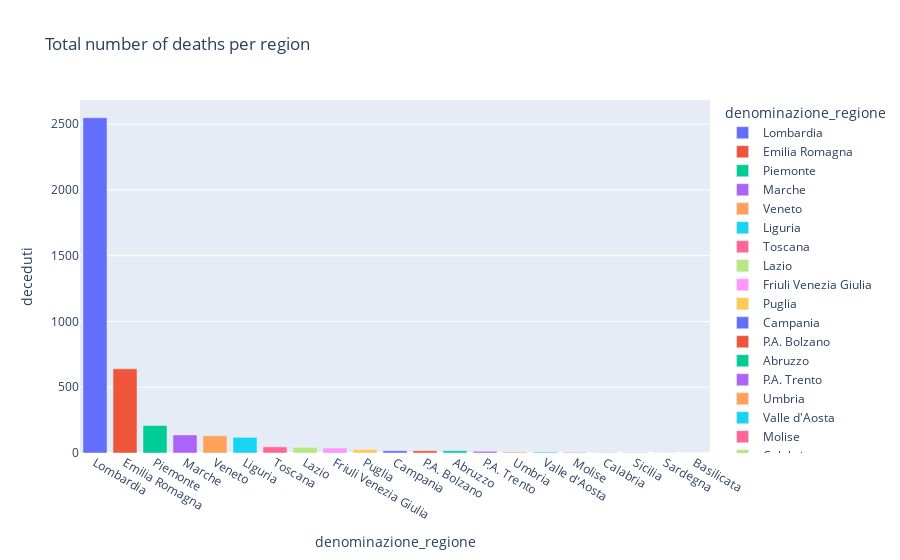

Notebook code for this chart:
### Code cell
px.bar(latest.sort_values('deceduti',ascending=False), x='denominazione_regione',y='deceduti',color='denominazione_regione',title='Total number of deaths per region')

### Figure 1 — Plotly figure (JSON) as saved in the notebook; plotly's stock layout.template omitted (floating-point values rounded to 4 significant figures)
{"data": [{"alignmentgroup": "True", "hoverlabel": {"namelength": 0}, "hovertemplate": "denominazione_regione=%{x}<br>deceduti=%{y}", "legendgroup": "Lombardia", "marker": {"color": "#636efa"}, "name": "Lombardia", "offsetgroup": "Lombardia", "orientation": "v", "showlegend": true, "textposition": "auto", "type": "bar", "x": ["Lombardia"], "xaxis": "x", "y": [2549], "yaxis": "y"}, {"alignmentgroup": "True", "hoverlabel": {"namelength": 0}, "hovertemplate": "denominazione_regione=%{x}<br>deceduti=%{y}", "legendgroup": "Emilia Romagna", "marker": {"color": "#EF553B"}, "name": "Emilia Romagna", "offsetgroup": "Emilia Romagna", "orientation": "v", "showlegend": true, "textposition": "auto", "type": "bar", "x": ["Emilia Romagna"], "xaxis": "x", "y": [640], "yaxis": "y"}, {"alignmentgroup": "True", "hoverlabel": {"namelength": 0}, "hovertemplate": "denominazione_regione=%{x}<br>deceduti=%{y}", "legendgroup": "Piemonte", "marker": {"color": "#00cc96"}, "name": "Piemonte", "offsetgroup": "Piemonte", "orientation": "v", "showlegend": true, "textposition": "auto", "type": "bar", "x": ["Piemonte"], "xaxis": "x", "y": [209], "yaxis": "y"}, {"alignmentgroup": "True", "hoverlabel": {"namelength": 0}, "hovertemplate": "denominazione_regione=%{x}<br>deceduti=%{y}", "legendgroup": "Marche", "marker": {"color": "#ab63fa"}, "name": "Marche", "offsetgroup": "Marche", "orientation": "v", "showlegend": true, "textposition": "auto", "type": "bar", "x": ["Marche"], "xaxis": "x", "y": [137], "yaxis": "y"}, {"alignmentgroup": "True", "hoverlabel": {"namelength": 0}, "hovertemplate": "denominazione_regione=%{x}<br>deceduti=%{y}", "legendgroup": "Veneto", "marker": {"color": "#FFA15A"}, "name": "Veneto", "offsetgroup": "Veneto", "orientation": "v", "showlegend": true, "textposition": "auto", "type": "bar", "x": ["Veneto"], "xaxis": "x", "y": [131], "yaxis": "y"}, {"alignmentgroup": "True", "hoverlabel": {"namelength": 0}, "hovertemplate": "denominazione_regione=%{x}<br>deceduti=%{y}", "legendgroup": "Liguria", "marker": {"color": "#19d3f3"}, "name": "Liguria", "offsetgroup": "Liguria", "orientation": "v", "showlegend": true, "textposition": "auto", "type": "bar", "x": ["Liguria"], "xaxis": "x", "y": [119], "yaxis": "y"}, {"alignmentgroup": "True", "hoverlabel": {"namelength": 0}, "hovertemplate": "denominazione_regione=%{x}<br>deceduti=%{y}", "legendgroup": "Toscana", "marker": {"color": "#FF6692"}, "name": "Toscana", "offsetgroup": "Toscana", "orientation": "v", "showlegend": true, "textposition": "auto", "type": "bar", "x": ["Toscana"], "xaxis": "x", "y": [47], "yaxis": "y"}, {"alignmentgroup": "True", "hoverlabel": {"namelength": 0}, "hovertemplate": "denominazione_regione=%{x}<br>deceduti=%{y}", "legendgroup": "Lazio", "marker": {"color": "#B6E880"}, "name": "Lazio", "offsetgroup": "Lazio", "orientation": "v", "showlegend": true, "textposition": "auto", "type": "bar", "x": ["Lazio"], "xaxis": "x", "y": [43], "yaxis": "y"}, {"alignmentgroup": "True", "hoverlabel": {"namelength": 0}, "hovertemplate": "denominazione_regione=%{x}<br>deceduti=%{y}", "legendgroup": "Friuli Venezia Giulia", "marker": {"color": "#FF97FF"}, "name": "Friuli Venezia Giulia", "offsetgroup": "Friuli Venezia Giulia", "orientation": "v", "showlegend": true, "textposition": "auto", "type": "bar", "x": ["Friuli Venezia Giulia"], "xaxis": "x", "y": [38], "yaxis": "y"}, {"alignmentgroup": "True", "hoverlabel": {"namelength": 0}, "hovertemplate": "denominazione_regione=%{x}<br>deceduti=%{y}", "legendgroup": "Puglia", "marker": {"color": "#FECB52"}, "name": "Puglia", "offsetgroup": "Puglia", "orientation": "v", "showlegend": true, "textposition": "auto", "type": "bar", "x": ["Puglia"], "xaxis": "x", "y": [26], "yaxis": "y"}, {"alignmentgroup": "True", "hoverlabel": {"namelength": 0}, "hovertemplate": "denominazione_regione=%{x}<br>deceduti=%{y}", "legendgroup": "Campania", "marker": {"color": "#636efa"}, "name": "Campania", "offsetgroup": "Campania", "orientation": "v", "showlegend": true, "textposition": "auto", "type": "bar", "x": ["Campania"], "xaxis": "x", "y": [17], "yaxis": "y"}, {"alignmentgroup": "True", "hoverlabel": {"namelength": 0}, "hovertemplate": "denominazione_regione=%{x}<br>deceduti=%{y}", "legendgroup": "P.A. Bolzano", "marker": {"color": "#EF553B"}, "name": "P.A. Bolzano", "offsetgroup": "P.A. Bolzano", "orientation": "v", "showlegend": true, "textposition": "auto", "type": "bar", "x": ["P.A. Bolzano"], "xaxis": "x", "y": [17], "yaxis": "y"}, {"alignmentgroup": "True", "hoverlabel": {"namelength": 0}, "hovertemplate": "denominazione_regione=%{x}<br>deceduti=%{y}", "legendgroup": "Abruzzo", "marker": {"color": "#00cc96"}, "name": "Abruzzo", "offsetgroup": "Abruzzo", "orientation": "v", "showlegend": true, "textposition": "auto", "type": "bar", "x": ["Abruzzo"], "xaxis": "x", "y": [17], "yaxis": "y"}, {"alignmentgroup": "True", "hoverlabel": {"namelength": 0}, "hovertemplate": "denominazione_regione=%{x}<br>deceduti=%{y}", "legendgroup": "P.A. Trento", "marker": {"color": "#ab63fa"}, "name": "P.A. Trento", "offsetgroup": "P.A. Trento", "orientation": "v", "showlegend": true, "textposition": "auto", "type": "bar", "x": ["P.A. Trento"], "xaxis": "x", "y": [13], "yaxis": "y"}, {"alignmentgroup": "True", "hoverlabel": {"namelength": 0}, "hovertemplate": "denominazione_regione=%{x}<br>deceduti=%{y}", "legendgroup": "Umbria", "marker": {"color": "#FFA15A"}, "name": "Umbria", "offsetgroup": "Umbria", "orientation": "v", "showlegend": true, "textposition": "auto", "type": "bar", "x": ["Umbria"], "xaxis": "x", "y": [7], "yaxis": "y"}, {"alignmentgroup": "True", "hoverlabel": {"namelength": 0}, "hovertemplate": "denominazione_regione=%{x}<br>deceduti=%{y}", "legendgroup": "Valle d'Aosta", "marker": {"color": "#19d3f3"}, "name": "Valle d'Aosta", "offsetgroup": "Valle d'Aosta", "orientation": "v", "showlegend": true, "textposition": "auto", "type": "bar", "x": ["Valle d'Aosta"], "xaxis": "x", "y": [7], "yaxis": "y"}, {"alignmentgroup": "True", "hoverlabel": {"namelength": 0}, "hovertemplate": "denominazione_regione=%{x}<br>deceduti=%{y}", "legendgroup": "Molise", "marker": {"color": "#FF6692"}, "name": "Molise", "offsetgroup": "Molise", "orientation": "v", "showlegend": true, "textposition": "auto", "type": "bar", "x": ["Molise"], "xaxis": "x", "y": [5], "yaxis": "y"}, {"alignmentgroup": "True", "hoverlabel": {"namelength": 0}, "hovertemplate": "denominazione_regione=%{x}<br>deceduti=%{y}", "legendgroup": "Calabria", "marker": {"color": "#B6E880"}, "name": "Calabria", "offsetgroup": "Calabria", "orientation": "v", "showlegend": true, "textposition": "auto", "type": "bar", "x": ["Calabria"], "xaxis": "x", "y": [4], "yaxis": "y"}, {"alignmentgroup": "True", "hoverlabel": {"namelength": 0}, "hovertemplate": "denominazione_regione=%{x}<br>deceduti=%{y}", "legendgroup": "Sicilia", "marker": {"color": "#FF97FF"}, "name": "Sicilia", "offsetgroup": "Sicilia", "orientation": "v", "showlegend": true, "textposition": "auto", "type": "bar", "x": ["Sicilia"], "xaxis": "x", "y": [4], "yaxis": "y"}, {"alignmentgroup": "True", "hoverlabel": {"namelength": 0}, "hovertemplate": "denominazione_regione=%{x}<br>deceduti=%{y}", "legendgroup": "Sardegna", "marker": {"color": "#FECB52"}, "name": "Sardegna", "offsetgroup": "Sardegna", "orientation": "v", "showlegend": true, "textposition": "auto", "type": "bar", "x": ["Sardegna"], "xaxis": "x", "y": [2], "yaxis": "y"}, {"alignmentgroup": "True", "hoverlabel": {"namelength": 0}, "hovertemplate": "denominazione_regione=%{x}<br>deceduti=%{y}", "legendgroup": "Basilicata", "marker": {"color": "#636efa"}, "name": "Basilicata", "offsetgroup": "Basilicata", "orientation": "v", "showlegend": true, "textposition": "auto", "type": "bar", "x": ["Basilicata"], "xaxis": "x", "y": [0], "yaxis": "y"}], "layout": {"barmode": "relative", "legend": {"title": {"text": "denominazione_regione"}, "tracegroupgap": 0}, "title": {"text": "Total number of deaths per region"}, "xaxis": {"anchor": "y", "categoryarray": ["Lombardia", "Emilia Romagna", "Piemonte", "Marche", "Veneto", "Liguria", "Toscana", "Lazio", "Friuli Venezia Giulia", "Puglia", "Campania", "P.A. Bolzano", "Abruzzo", "P.A. Trento", "Umbria", "Valle d'Aosta", "Molise", "Calabria", "Sicilia", "Sardegna", "Basilicata"], "categoryorder": "array", "domain": [0, 1], "title": {"text": "denominazione_regione"}}, "yaxis": {"anchor": "x", "domain": [0, 1], "title": {"text": "deceduti"}}}}
